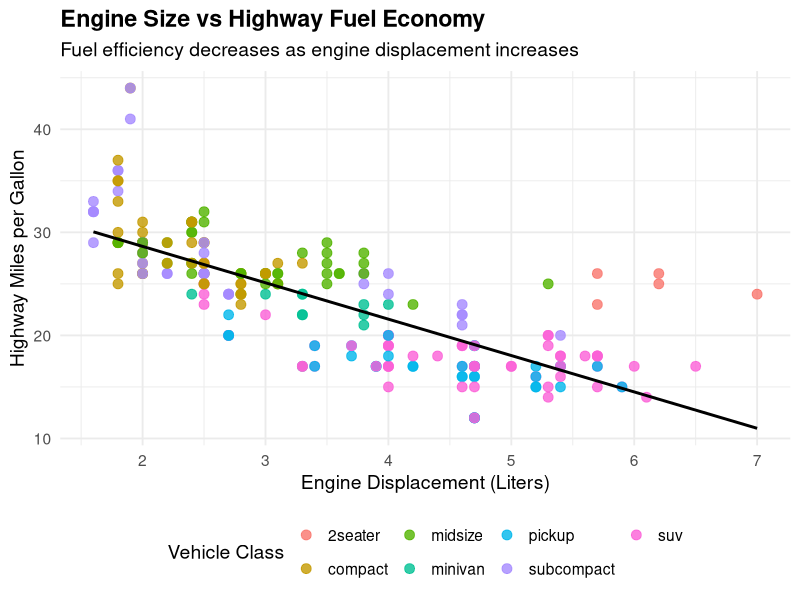

R code for this plot:
## ---- chunk 1
suppressPackageStartupMessages(library(tidyverse))
## ---- chunk 2
ggplot(mpg, aes(x = displ, y = hwy, color = class)) +
  geom_point(size = 3, alpha = 0.8) +
  geom_smooth(method = "lm", se = FALSE, linewidth = 1, color = "black") +
  labs(
    title = "Engine Size vs Highway Fuel Economy",
    subtitle = "Fuel efficiency decreases as engine displacement increases",
    x = "Engine Displacement (Liters)",
    y = "Highway Miles per Gallon",
    color = "Vehicle Class"
  ) +
  theme_minimal(base_size = 14) +
  theme(
    plot.title = element_text(face = "bold"),
    legend.position = "bottom"
  )
